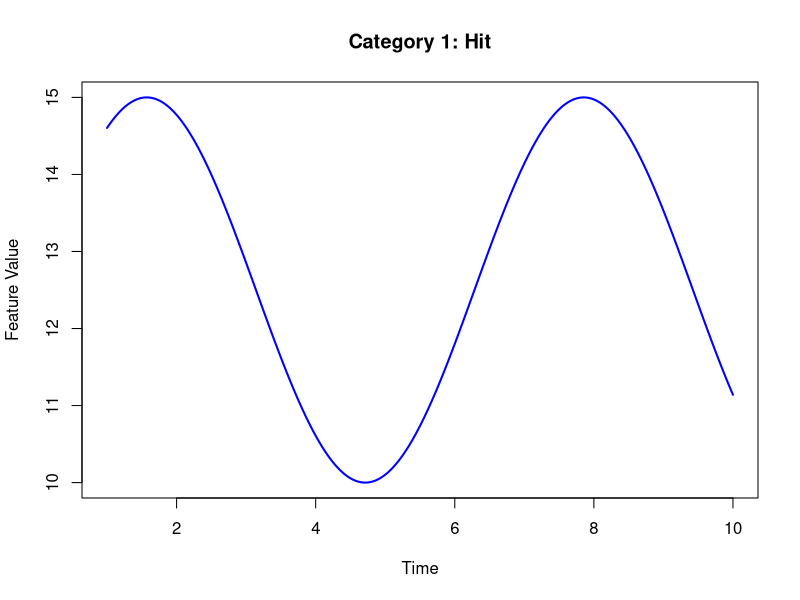
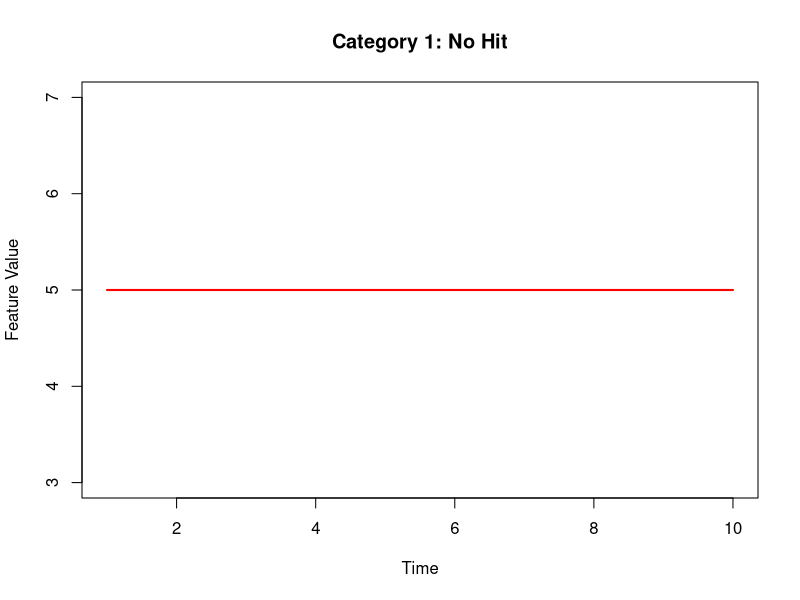
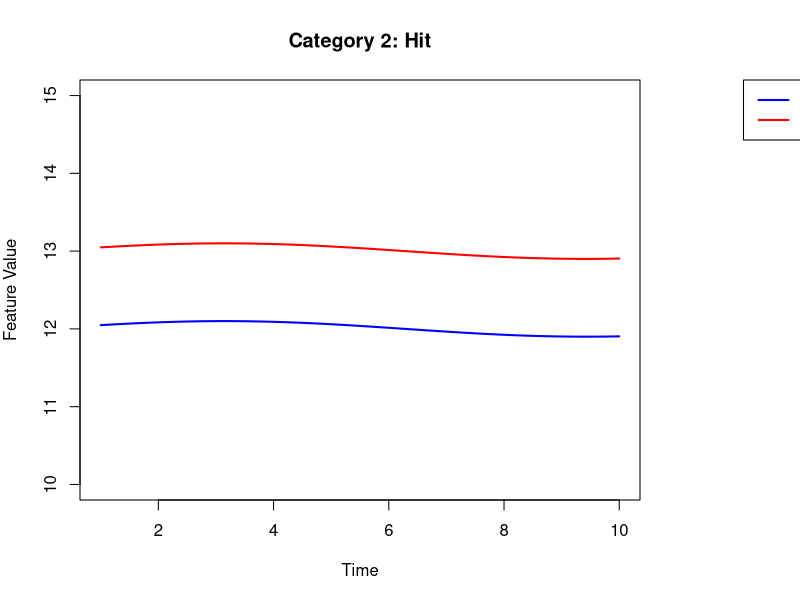
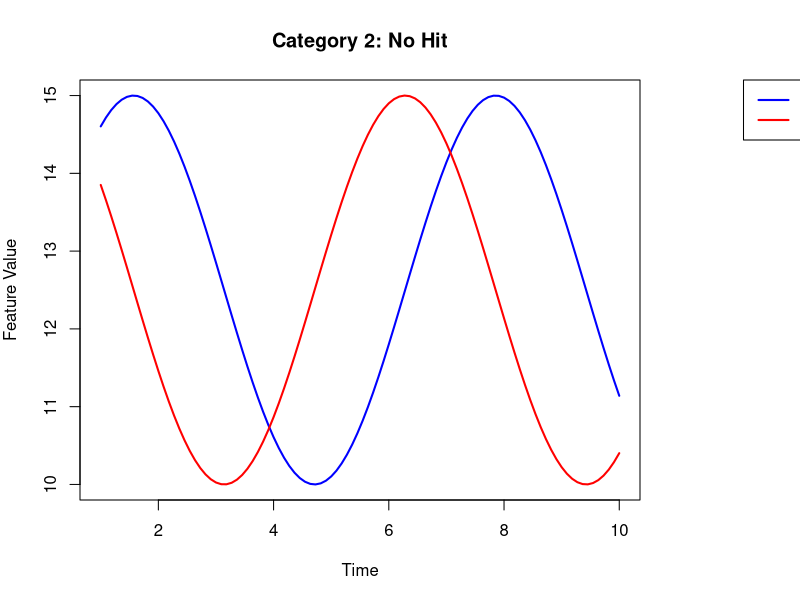
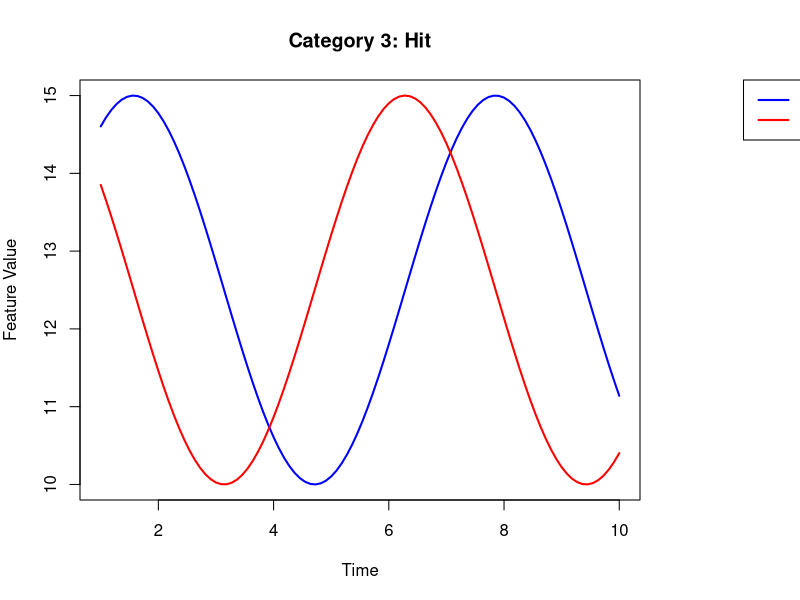
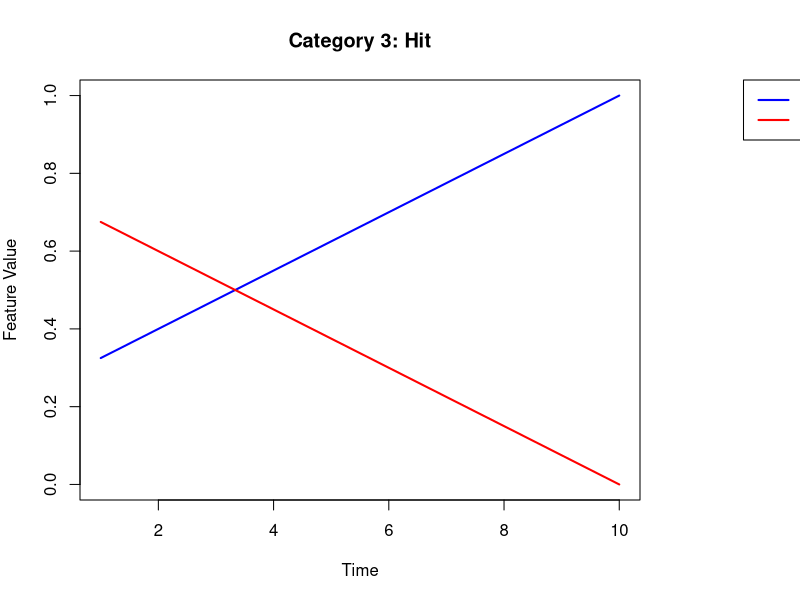
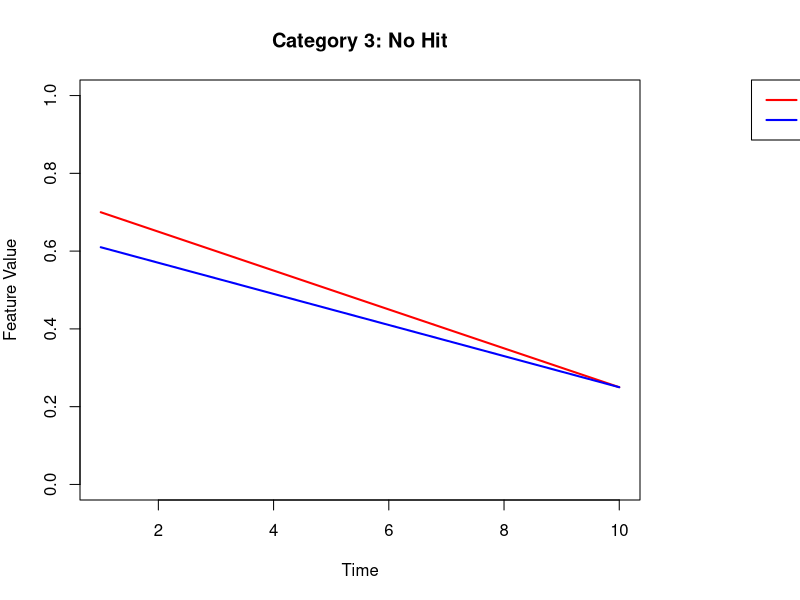

Generate these figures, in order, with R:
## ---- chunk 1
x <- seq(1, 10, length.out = 500) # More data points for smoother curve
y <- 10 + 5 * (sin(x) + 1) / 2 # Scale sin(x) to range [10, 15]

plot(x, y,
    type = "l", lwd = 2, col = "blue", ylim = c(10, 15),
    ylab = "Feature Value", xlab = "Time", main = "Category 1: Hit"
)
## ---- chunk 2
plot(
    1:10,
    rep(5, 10),
    type = "l", lwd = 2,
    col = "red",
    ylab = "Feature Value",
    xlab = "Time", 
    main = "Category 1: No Hit"
    )
## ---- chunk 3
x <- seq(1, 10, length.out = 500) # More data points for smoother curves
y1 <- 12 + 0.1 * sin(x / 2) # Slightly wavy, almost horizontal line for Level 1
y2 <- 13 + 0.1 * sin(x / 2) # Slightly wavy, almost horizontal line for Level 2

# Adjust margins to create space for the legend
par(mar = c(5, 4, 4, 8)) # Increase the right margin

plot(x, y1,
    type = "l", lwd = 2, col = "blue", ylim = c(10, 15),
    ylab = "Feature Value", xlab = "Time", main = "Category 2: Hit"
)
lines(x, y2, lwd = 2, col = "red")

# Add legend outside the plotting area
legend("topright",
    inset = c(-0.4, 0), legend = c("Level 1", "Level 2"),
    col = c("blue", "red"), lty = 1, lwd = 2, xpd = TRUE
)
## ---- chunk 4
x <- seq(1, 10, length.out = 100) # More data points for smooth lines
y1 <- 10 + 5 * (sin(x) + 1) / 2 # Scale sin(x) to range [10, 15]
y2 <- 10 + 5 * (cos(x) + 1) / 2 # Scale cos(x) to range [10, 15]

# Adjusting margins to create space for the legend
par(mar = c(5, 4, 4, 8)) # Increase the right margin

plot(x, y1,
    type = "l", lwd = 2, col = "blue", ylim = c(10, 15),
    ylab = "Feature Value", xlab = "Time", main = "Category 2: No Hit"
)
lines(x, y2, lwd = 2, col = "red")

# Add legend outside the plotting area
legend("topright",
    inset = c(-0.4, 0), legend = c("Level 1", "Level 2"),
    col = c("blue", "red"), lty = 1, lwd = 2, xpd = TRUE
)
## ---- chunk 5
x <- seq(1, 10, length.out = 100) # More data points for smooth lines
y1 <- 10 + 5 * (sin(x) + 1) / 2 # Scale sin(x) to range [10, 15]
y2 <- 10 + 5 * (cos(x) + 1) / 2 # Scale cos(x) to range [10, 15]

# Adjusting margins to create space for the legend
par(mar = c(5, 4, 4, 8)) # Increase the right margin

plot(x, y1,
    type = "l", lwd = 2, col = "blue", ylim = c(10, 15),
    ylab = "Feature Value", xlab = "Time", main = "Category 3: Hit"
)
lines(x, y2, lwd = 2, col = "red")

# Add legend outside the plotting area
legend("topright",
    inset = c(-0.4, 0), legend = c("Level 1", "Level 2"),
    col = c("blue", "red"), lty = 1, lwd = 2, xpd = TRUE
)
## ---- chunk 6
x <- seq(1, 10, length.out = 100) # More data points for smooth lines
y1 <- 0.25 + 0.75 * (x / max(x)) # Straight upward trend
y2 <- 0.75 - 0.75 * (x / max(x)) # Straight downward trend

# Adjust margins to create space for the legend
par(mar = c(5, 4, 4, 8)) # Increase the right margin

plot(x, y1,
    type = "l", lwd = 2, col = "blue", ylim = c(0, 1),
    ylab = "Feature Value", xlab = "Time", main = "Category 3: Hit"
)
lines(x, y2, lwd = 2, col = "red")

# Add legend outside the plotting area
legend("topright",
    inset = c(-0.4, 0), legend = c("Level 1", "Level 2"),
    col = c("blue", "red"), lty = 1, lwd = 2, xpd = TRUE
)
## ---- chunk 7
x <- seq(1, 10, length.out = 100) # More data points for smooth lines
y1 <- 0.75 - 0.5 * (x / max(x)) # First downward trend
# Second downward trend with a slightly different slope
y2 <- 0.65 - 0.4 * (x / max(x)) 

# Adjust margins to create space for the legend
par(mar = c(5, 4, 4, 8)) # Increase the right margin

plot(x, y1,
    type = "l", lwd = 2, col = "red", ylim = c(0, 1),
    ylab = "Feature Value", xlab = "Time", main = "Category 3: No Hit"
)
lines(x, y2, lwd = 2, col = "blue")

# Add legend outside the plotting area
legend("topright",
    inset = c(-0.4, 0), legend = c("Line 1", "Line 2"),
    col = c("red", "blue"), lty = 1, lwd = 2, xpd = TRUE
)
## ---- chunk 8
sessionInfo()
